Frame 1 (no input): blank canvas, image omitted
Frame 60 (no input): blank canvas, image omitted
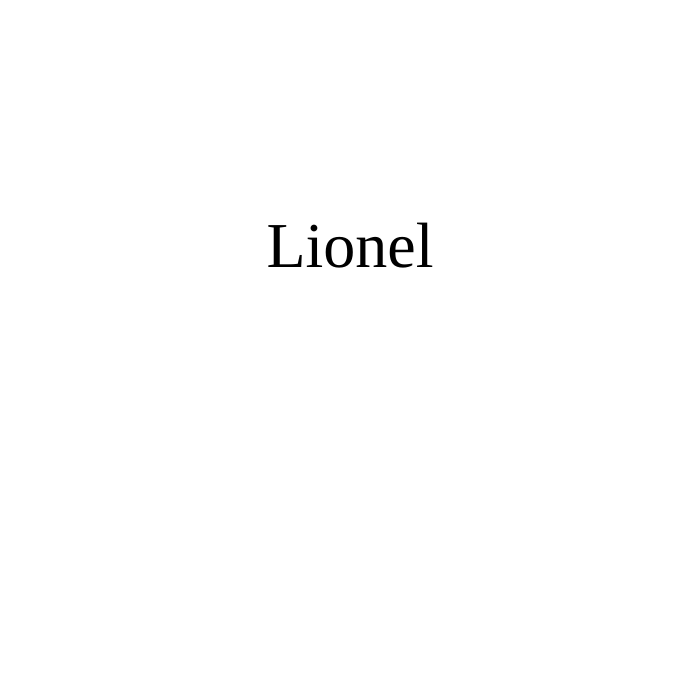
Frame 120 (the mouse pressed at the canvas centre since frame 60)

The p5.js sketch whose frames 1 and 60 were blank and that drew this single picture after the mouse press (run headless with seeded random() and noise() and a simulated clock; from frame 60 on, the mouse is pressed at the canvas centre):

// p5.js sketch
// ── sketch.js
let palavra;

function setup() {
  createCanvas(700, 700);
  
  palavra = palavraAleatoria();
  
}

function palavraAleatoria() {
  let palavras = ["Cristiano Ronaldo", "Neymar Jr", "Lionel Messi"];
  return random(palavras);
}

function inicializaCores(){
  background("white");
  fill("black");
  textSize(64);
  textAlign(CENTER, CENTER);
  textFont("asanoFont")
}

function palavraParcial(minimo, maximo) {
  let quantidade = map(mouseX, minimo, maximo, 0, palavra.length);
  let parcial = palavra.substring(0, quantidade);
  return parcial;
}

function draw() {
  inicializaCores();
  
  
  let texto = palavraParcial(0, width);
  text(texto, 350, 250);

}
